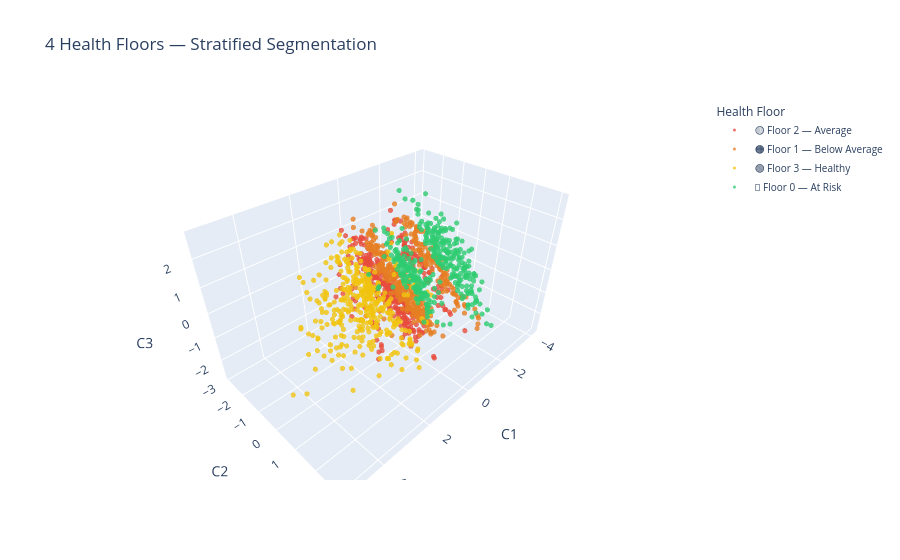

Here is the notebook cell this chart was saved with:
### Markdown cell above
## 14. 3D Interactive Visualization — Health Floors

### Code cell
color_seq = ['#e74c3c', '#e67e22', '#f1c40f', '#2ecc71']

fig = px.scatter_3d(
    df_clean,
    x="C1", y="C2", z="C3",
    color="HealthFloor",
    color_discrete_sequence=color_seq,
    title="4 Health Floors — Stratified Segmentation",
    labels={"HealthFloor": "Health Floor"}
)
fig.update_traces(marker=dict(size=3, opacity=0.8))
fig.update_layout(legend=dict(font=dict(size=10)))
fig.show()

### Figure 1 — Plotly figure (JSON) as saved in the notebook; plotly's stock layout.template omitted (floating-point values rounded to 4 significant figures; data arrays with more than 128 entries replaced by an {"elided": "..."} marker saying what was removed)
{"data": [{"hovertemplate": "Health Floor=🟡 Floor 2 — Average<br>C1=%{x}<br>C2=%{y}<br>C3=%{z}<extra></extra>", "legendgroup": "🟡 Floor 2 — Average", "marker": {"color": "#e74c3c", "opacity": 0.8, "size": 3, "symbol": "circle"}, "mode": "markers", "name": "🟡 Floor 2 — Average", "scene": "scene", "showlegend": true, "type": "scatter3d", "x": {"elided": "366 float values"}, "y": {"elided": "366 float values"}, "z": {"elided": "366 float values"}}, {"hovertemplate": "Health Floor=🟠 Floor 1 — Below Average<br>C1=%{x}<br>C2=%{y}<br>C3=%{z}<extra></extra>", "legendgroup": "🟠 Floor 1 — Below Average", "marker": {"color": "#e67e22", "opacity": 0.8, "size": 3, "symbol": "circle"}, "mode": "markers", "name": "🟠 Floor 1 — Below Average", "scene": "scene", "showlegend": true, "type": "scatter3d", "x": {"elided": "366 float values"}, "y": {"elided": "366 float values"}, "z": {"elided": "366 float values"}}, {"hovertemplate": "Health Floor=🟢 Floor 3 — Healthy<br>C1=%{x}<br>C2=%{y}<br>C3=%{z}<extra></extra>", "legendgroup": "🟢 Floor 3 — Healthy", "marker": {"color": "#f1c40f", "opacity": 0.8, "size": 3, "symbol": "circle"}, "mode": "markers", "name": "🟢 Floor 3 — Healthy", "scene": "scene", "showlegend": true, "type": "scatter3d", "x": {"elided": "366 float values"}, "y": {"elided": "366 float values"}, "z": {"elided": "366 float values"}}, {"hovertemplate": "Health Floor=🔴 Floor 0 — At Risk<br>C1=%{x}<br>C2=%{y}<br>C3=%{z}<extra></extra>", "legendgroup": "🔴 Floor 0 — At Risk", "marker": {"color": "#2ecc71", "opacity": 0.8, "size": 3, "symbol": "circle"}, "mode": "markers", "name": "🔴 Floor 0 — At Risk", "scene": "scene", "showlegend": true, "type": "scatter3d", "x": {"elided": "367 float values"}, "y": {"elided": "367 float values"}, "z": {"elided": "367 float values"}}], "layout": {"legend": {"font": {"size": 10}, "title": {"text": "Health Floor"}, "tracegroupgap": 0}, "scene": {"domain": {"x": [0, 1], "y": [0, 1]}, "xaxis": {"title": {"text": "C1"}}, "yaxis": {"title": {"text": "C2"}}, "zaxis": {"title": {"text": "C3"}}}, "title": {"text": "4 Health Floors — Stratified Segmentation"}}}
